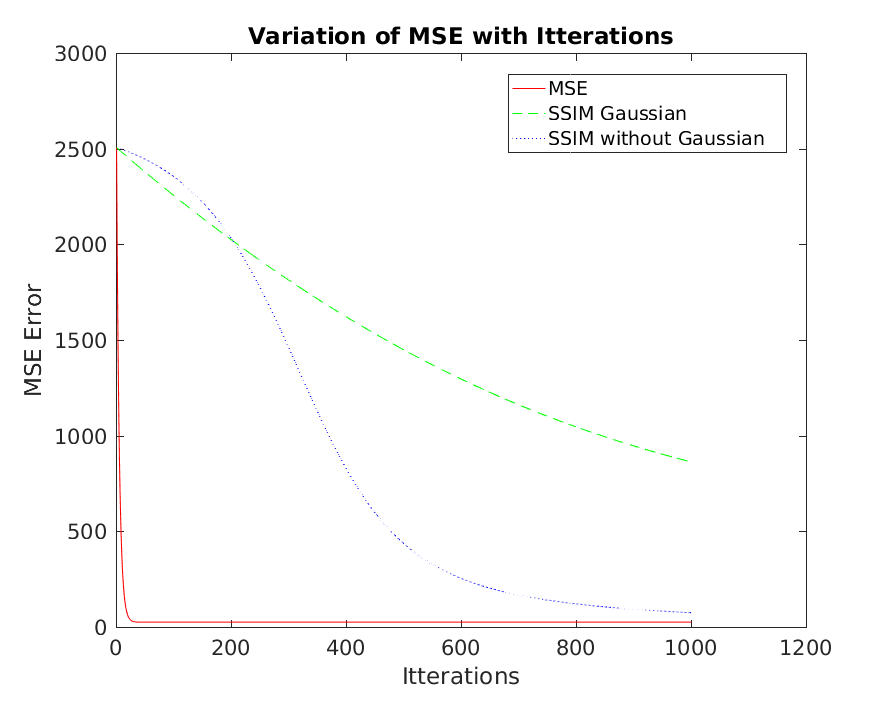
%> input picture gradientDescent/Noise/Variation of MSE with Itterations.png, 891 x 703 px
$ octave --eval "masterRunning(imread('Variation of MSE with Itterations.png'));"   (GNU Octave 9; MATLAB toolbox functions it lacks are replaced by stand-ins)
%> lines starting %> are read from the running program, lines starting %| are printed output that depends on the picture
### gradientDescent/Noise/l2gradientdescent.m
function [reconstructed, original, mseMat, ssimMat] = l2gradientdescent(A, varargin)
[~, ~, channels] = size(A);
%> channels = 3
if channels>1
    A = rgb2gray(A);
end
A = double(A);
%> A: size 703x891 double
sigma = 5;
s = 2*ceil(3*sigma)+1;

Y = A + sigma*randn(size(A));
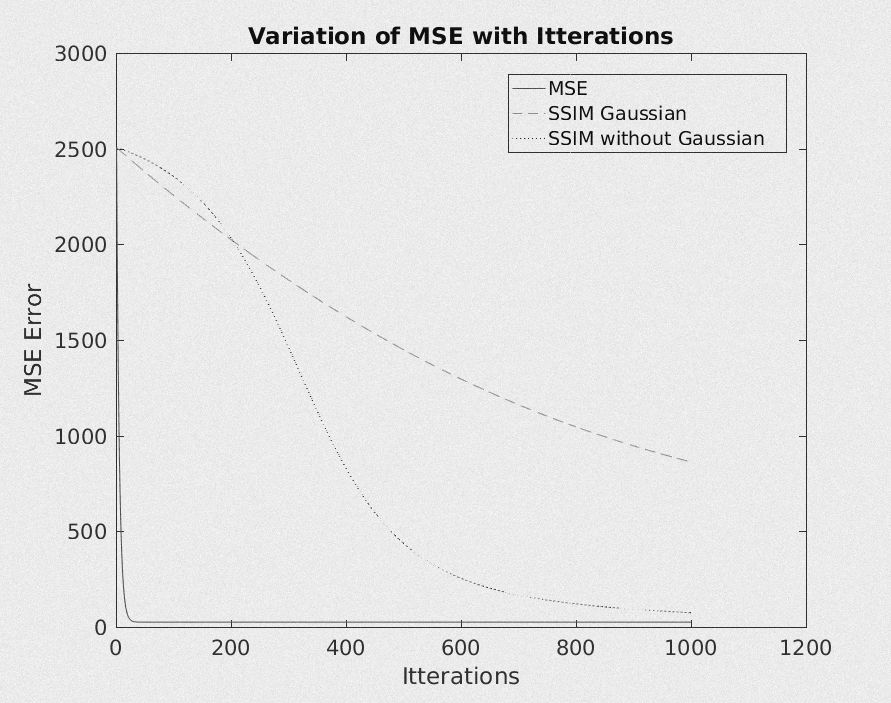
%> Y: size 703x891 double; min -18.13, max 277.7, mean 250.1; drawn with min black and max white
if nargin>=2
    itterations = varargin{1};
%> itterations = 1000
else
    itterations = 1000;
end
if nargin>=3
    learningParameter = varargin{2};
%> learningParameter = 0.05
else
    learningParameter = 0.01;
end

X = 100*ones(size(Y));

disp(['Initial MSE: ', num2str(mse(A, X))]);
%| Initial MSE: 23476.9863
mseValMax = mse(A, X);
%> mseValMax = 23477
mseMat = mseValMax;
%> mseMat = 23477
ssimMat = ssim(A, X);
%> ssimMat = 0.566
bestImg = X;
for i=1:itterations
    derivative = L2Derivative(Y, X);
    X = X - learningParameter*derivative;
    mseVal = mse(A, X);
    ssimMat = [ssimMat ssim(A, X)];
    mseMat = [mseMat mseVal];
    if mseVal < mseValMax
        mseValMax = mseVal;
        bestImg = X;
    end
    disp(['Itteration: ', num2str(i),' MSE: ', num2str(mseVal)]);
end
reconstructed = bestImg;
original = Y;
imwrite(uint8(reconstructed), 'MSE_reconstruction.jpg');
end

function [S] = L2Derivative(Y, X)
S = -2.0*(Y - X);
end

### gradientDescent/Noise/masterRunning.m
% Master Program to Execute all the files
function masterRunning(img, varargin)
if nargin>=2
    itterations = varargin{1};
else
    itterations = 1000;
end
if nargin>=3
    learningRate = varargin{2};
else
    learningRate = 1;
end
[original, ~, mseMatMSE, ssimMatMSE] = l2gradientdescent(img, itterations, 0.05*learningRate);
[~, ~, mseMatSSIMGaussian, ssimMatSSIMGaussian] = ssimGradientDescent(img, itterations, 6*learningRate);
[~, ~, mseMatSSIMSimple, ssimMatSSIMSimple] = ssimGradientDescentSimple(img, itterations, 10*learningRate);
%Saving Noisy Image
imwrite(uint8(original), 'Original_Noisy.jpg');
% plotting
plotting(mseMatMSE, mseMatSSIMGaussian, mseMatSSIMSimple, 'Variation of MSE with Itterations', 'MSE Error');
hold on
plotting(ssimMatMSE, ssimMatSSIMGaussian, ssimMatSSIMSimple, 'Variation of SSIM with Itterations', 'SSIM');
end
%> (the run ends here)
